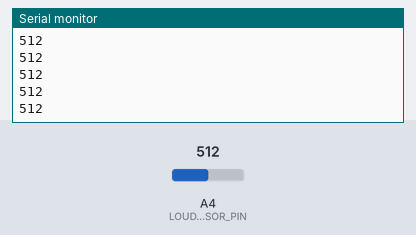
Bench run of a sketch on a simulated Arduino Uno, built with avr-gcc and run on an emulated ATmega328P. Shown: the last lines printed to the serial monitor. Inputs (shaded band) come from the test bench; at power-on: A4 (LOUDNESS_SENSOR_PIN) = 512.

Above: at 1.2 s.
1.3 s: A4 (LOUDNESS_SENSOR_PIN) set to 716
At 2.2 s:
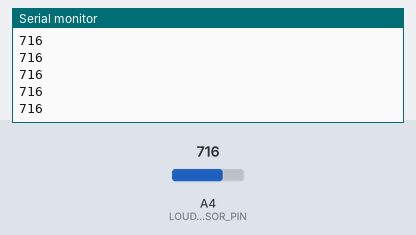
2.8 s: A4 (LOUDNESS_SENSOR_PIN) set to 900
At 3.6 s:
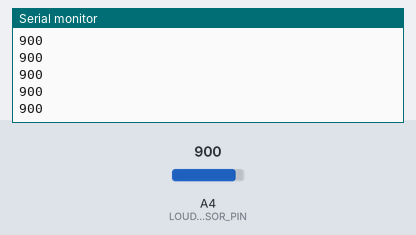
Timing chart, 0 to 5.8 s (numbered marks = the images above; inputs shaded):
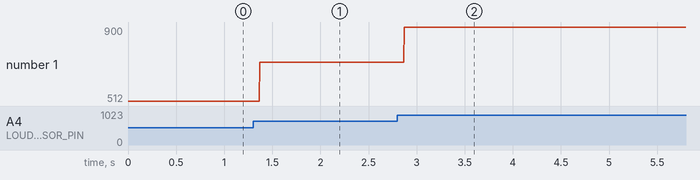

The sketch:

loudness_sensor.ino
```cpp
#define LOUDNESS_SENSOR_PIN A4

int val;
void setup()
{
    Serial.begin(9600);
    pinMode(LOUDNESS_SENSOR_PIN, INPUT);
}

void loop()
{
    //analogRead(LOUDNESS_SENSOR_PIN);
    //delay(10);
    val = analogRead(LOUDNESS_SENSOR_PIN);
    Serial.println(val);
}
```

Measured:
- after the input at 1.3 s, the serial monitor: prints a new line after 0.07 s (image 1)
- after the input at 2.8 s, the serial monitor: prints a new line after 0.07 s (image 2)
- plotted number 1: 512 → 716 after the input at 1.3 s, 716 → 900 after the input at 2.8 s
